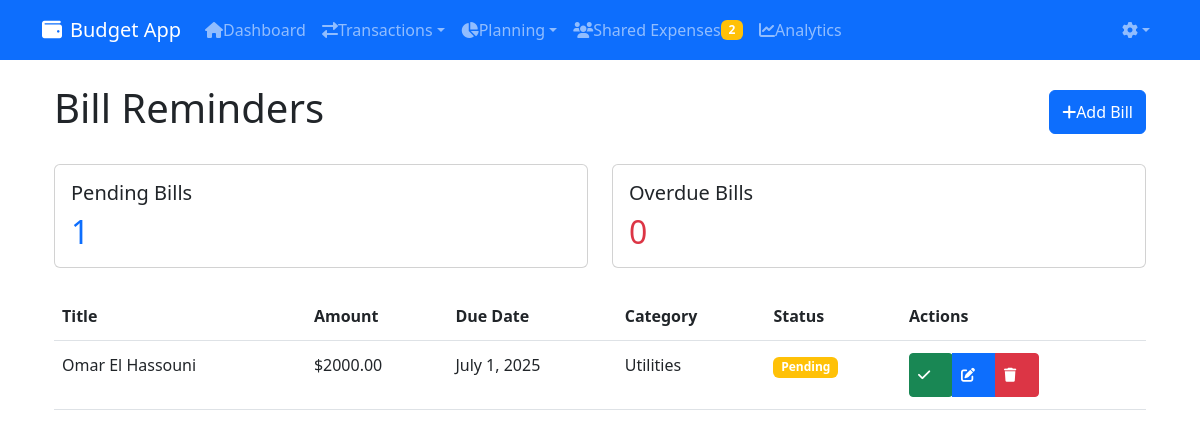
/bill-reminders/ (signed in), run on the app's committed database.
### core/models.py (models this page shows, shortened)
class BillReminder(models.Model):
    STATUS_CHOICES = [
        ('pending', 'Pending'),
        ('paid', 'Paid'),
        ('overdue', 'Overdue')
    ]
    REMINDER_CHOICES = [
        (1, '1 day before'),
        (3, '3 days before'),
        (7, '1 week before'),
        (14, '2 weeks before'),
        (30, '1 month before')
    ]
    user = models.ForeignKey(User, on_delete=models.CASCADE)
    title = models.CharField(max_length=200)
    amount = models.DecimalField(max_digits=10, decimal_places=2, validators=[MinValueValidator(Decimal('0.01'))])
    due_date = models.DateField()
    category = models.ForeignKey(Category, on_delete=models.SET_NULL, null=True)
    description = models.TextField(blank=True)
    status = models.CharField(max_length=7, choices=STATUS_CHOICES, default='pending')
    reminder_days = models.IntegerField(choices=REMINDER_CHOICES, default=3)
    recurring = models.BooleanField(default=False)
    recurring_frequency = models.CharField(
        max_length=7,
        choices=RecurringTransaction.FREQUENCY_CHOICES,
        null=True,
        blank=True
    )
    last_notification_sent = models.DateTimeField(null=True, blank=True)
    created_at = models.DateTimeField(auto_now_add=True)
    updated_at = models.DateTimeField(auto_now=True)
    class Meta:
        ordering = ['due_date']
    def is_overdue(self):
        return self.due_date < timezone.now().date() and self.status == 'pending'

class Category(models.Model):
    TYPE_CHOICES = [
        ('income', 'Income'),
        ('expense', 'Expense')
    ]
    user = models.ForeignKey(User, on_delete=models.CASCADE)
    name = models.CharField(max_length=100)
    type = models.CharField(max_length=7, choices=TYPE_CHOICES)

### core/views.py (the view)
# urls.py: path('bill-reminders/', views.bill_reminders, name='bill_reminders'),
@login_required
def bill_reminders(request):
    bills = BillReminder.objects.filter(user=request.user).order_by('due_date')
    for bill in bills:
        if bill.is_overdue():
            bill.status = 'overdue'
            bill.save()
    context = {
        'bills': bills,
        'pending_bills': bills.filter(status='pending').count(),
        'overdue_bills': bills.filter(status='overdue').count(),
    }
    return render(request, 'core/bill_reminders.html', context)

### core/templates/core/bill_reminders.html (shortened to what this page needs)
{% extends 'core/base.html' %}
{% load static %}
{% block content %}
<div class="container mt-4">
    <div class="d-flex justify-content-between align-items-center mb-4">
        <h1>Bill Reminders</h1>
        <a href="{% url 'add_bill_reminder' %}" class="btn btn-primary">
            <i class="fas fa-plus"></i> Add Bill
        </a>
    </div>
    <div class="row mb-4">
        <div class="col-md-6">
            <div class="card">
                <div class="card-body">
                    <h5 class="card-title">Pending Bills</h5>
                    <h2 class="card-text text-primary">{{ pending_bills }}</h2>
                </div>
            </div>
        </div>
        <div class="col-md-6">
            <div class="card">
                <div class="card-body">
                    <h5 class="card-title">Overdue Bills</h5>
                    <h2 class="card-text text-danger">{{ overdue_bills }}</h2>
                </div>
            </div>
        </div>
    </div>
    {% if bills %}
        <div class="table-responsive">
            <table class="table table-hover">
                <thead>
                    <tr>
                        <th>Title</th>
                        <th>Amount</th>
                        <th>Due Date</th>
                        <th>Category</th>
                        <th>Status</th>
                        <th>Actions</th>
                    </tr>
                </thead>
                <tbody>
                    {% for bill in bills %}
                        <tr class="{% if bill.status == 'overdue' %}table-danger{% elif bill.status == 'paid' %}table-success{% endif %}">
                            <td>
                                {{ bill.title }}
                            </td>
                            <td>${{ bill.amount }}</td>
                            <td>{{ bill.due_date }}</td>
                            <td>{{ bill.category.name }}</td>
                            <td>
                                <span class="badge {% if bill.status == 'paid' %}bg-success{% elif bill.status == 'overdue' %}bg-danger{% else %}bg-warning{% endif %}">
                                    {{ bill.status|title }}
                                </span>
                            </td>
                            <td>
                                <div class="btn-group">
                                    {% if bill.status == 'pending' or bill.status == 'overdue' %}
                                        <form method="post" action="{% url 'mark_bill_paid' bill.pk %}" class="d-inline">
                                            <button type="submit" class="btn btn-success btn-sm" title="Mark as Paid">
                                                <i class="fas fa-check"></i>
                                            </button>
                                        </form>
                                    {% endif %}
                                    <a href="{% url 'edit_bill_reminder' bill.pk %}" class="btn btn-primary btn-sm" title="Edit">
                                        <i class="fas fa-edit"></i>
                                    </a>
                                    <a href="{% url 'delete_bill_reminder' bill.pk %}" class="btn btn-danger btn-sm" title="Delete">
                                        <i class="fas fa-trash"></i>
                                    </a>
                                </div>
                            </td>
                        </tr>
                    {% endfor %}
                </tbody>
            </table>
        </div>
    {% else %}
        <div class="alert alert-info">
            No bill reminders found. Click the "Add Bill" button to create one!
        </div>
    {% endif %}
</div>
{% endblock %}

### core/templates/core/base.html (style rules this page uses)
@media (hover: none) { .nav-link, .btn { min-height: 44px; min-width: 44px; display: flex; align-items: center; } }
@media (hover: none) { .table td, .table th { padding: 12px 8px; } }

### data on the page
BillReminder: title "Omar El Hassouni", amount "2000.00", due_date "July 1, 2025", category.name "Utilities", status "Pending"

### other printed values
{{ pending_count }} "2"
{{ pending_bills }} "1"
{{ overdue_bills }} "0"
